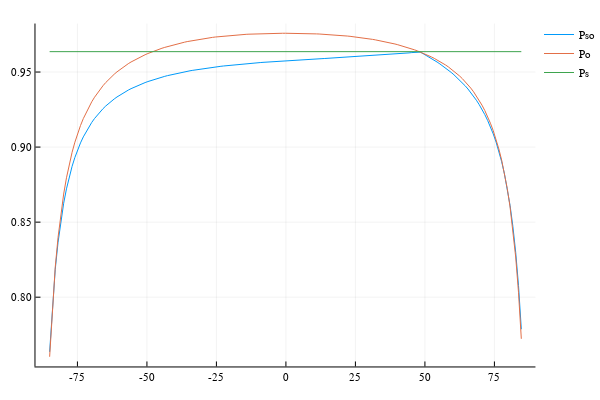

This figure's notebook cell:
### Code cell
@show wl[28]
@show wl[52]
CanopyRTMod.angles.tts = 48

plot(VZA, Pso, label="Pso")
plot!(VZA, Po, label="Po")
plot!(VZA, Ps, label="Ps")
#@show wlf

### Figure 1 — Plotly figure (JSON) as saved in the notebook; plotly's stock layout.template omitted (floating-point values rounded to 4 significant figures; data arrays with more than 128 entries replaced by an {"elided": "..."} marker saying what was removed)
{"data": [{"colorbar": {"title": ""}, "legendgroup": "Pso", "line": {"color": "rgba(0, 154, 250, 1.000)", "dash": "solid", "shape": "linear", "width": 1}, "mode": "lines", "name": "Pso", "showlegend": true, "type": "scatter", "x": {"elided": "169 float values"}, "xaxis": "x1", "y": {"elided": "169 float values"}, "yaxis": "y1", "zmax": null, "zmin": null}, {"colorbar": {"title": ""}, "legendgroup": "Po", "line": {"color": "rgba(227, 111, 71, 1.000)", "dash": "solid", "shape": "linear", "width": 1}, "mode": "lines", "name": "Po", "showlegend": true, "type": "scatter", "x": {"elided": "169 float values"}, "xaxis": "x1", "y": {"elided": "169 float values"}, "yaxis": "y1", "zmax": null, "zmin": null}, {"colorbar": {"title": ""}, "legendgroup": "Ps", "line": {"color": "rgba(62, 164, 78, 1.000)", "dash": "solid", "shape": "linear", "width": 1}, "mode": "lines", "name": "Ps", "showlegend": true, "type": "scatter", "x": {"elided": "169 float values"}, "xaxis": "x1", "y": {"elided": "169 float values"}, "yaxis": "y1", "zmax": null, "zmin": null}], "layout": {"annotations": [], "height": 400, "legend": {"bgcolor": "rgba(255, 255, 255, 1.000)", "bordercolor": "rgba(0, 0, 0, 1.000)", "font": {"color": "rgba(0, 0, 0, 1.000)", "family": "sans-serif", "size": 11}, "tracegroupgap": 0, "x": 1, "y": 1}, "margin": {"b": 20, "l": 0, "r": 0, "t": 20}, "paper_bgcolor": "rgba(255, 255, 255, 1.000)", "plot_bgcolor": "rgba(255, 255, 255, 1.000)", "showlegend": true, "width": 600, "xaxis": {"anchor": "y1", "domain": [0.06582, 0.9934], "gridcolor": "rgba(0, 0, 0, 0.100)", "gridwidth": 0.5, "linecolor": "rgba(0, 0, 0, 1.000)", "mirror": false, "range": [-90.09, 89.77], "showgrid": true, "showline": true, "showticklabels": true, "tickangle": 0, "tickcolor": "rgb(0, 0, 0)", "tickfont": {"color": "rgba(0, 0, 0, 1.000)", "family": "sans-serif", "size": 11}, "tickmode": "array", "ticks": "inside", "ticktext": ["-75", "-50", "-25", "0", "25", "50", "75"], "tickvals": [-75, -50, -25, 0, 25, 50, 75], "title": "", "titlefont": {"color": "rgba(0, 0, 0, 1.000)", "family": "sans-serif", "size": 15}, "type": "-", "visible": true, "zeroline": false, "zerolinecolor": "rgba(0, 0, 0, 1.000)"}, "yaxis": {"anchor": "x1", "domain": [0.03762, 0.9902], "gridcolor": "rgba(0, 0, 0, 0.100)", "gridwidth": 0.5, "linecolor": "rgba(0, 0, 0, 1.000)", "mirror": false, "range": [0.7539, 0.9823], "showgrid": true, "showline": true, "showticklabels": true, "tickangle": 0, "tickcolor": "rgb(0, 0, 0)", "tickfont": {"color": "rgba(0, 0, 0, 1.000)", "family": "sans-serif", "size": 11}, "tickmode": "array", "ticks": "inside", "ticktext": ["0.80", "0.85", "0.90", "0.95"], "tickvals": [0.8, 0.85, 0.9, 0.95], "title": "", "titlefont": {"color": "rgba(0, 0, 0, 1.000)", "family": "sans-serif", "size": 15}, "type": "-", "visible": true, "zeroline": false, "zerolinecolor": "rgba(0, 0, 0, 1.000)"}}}
